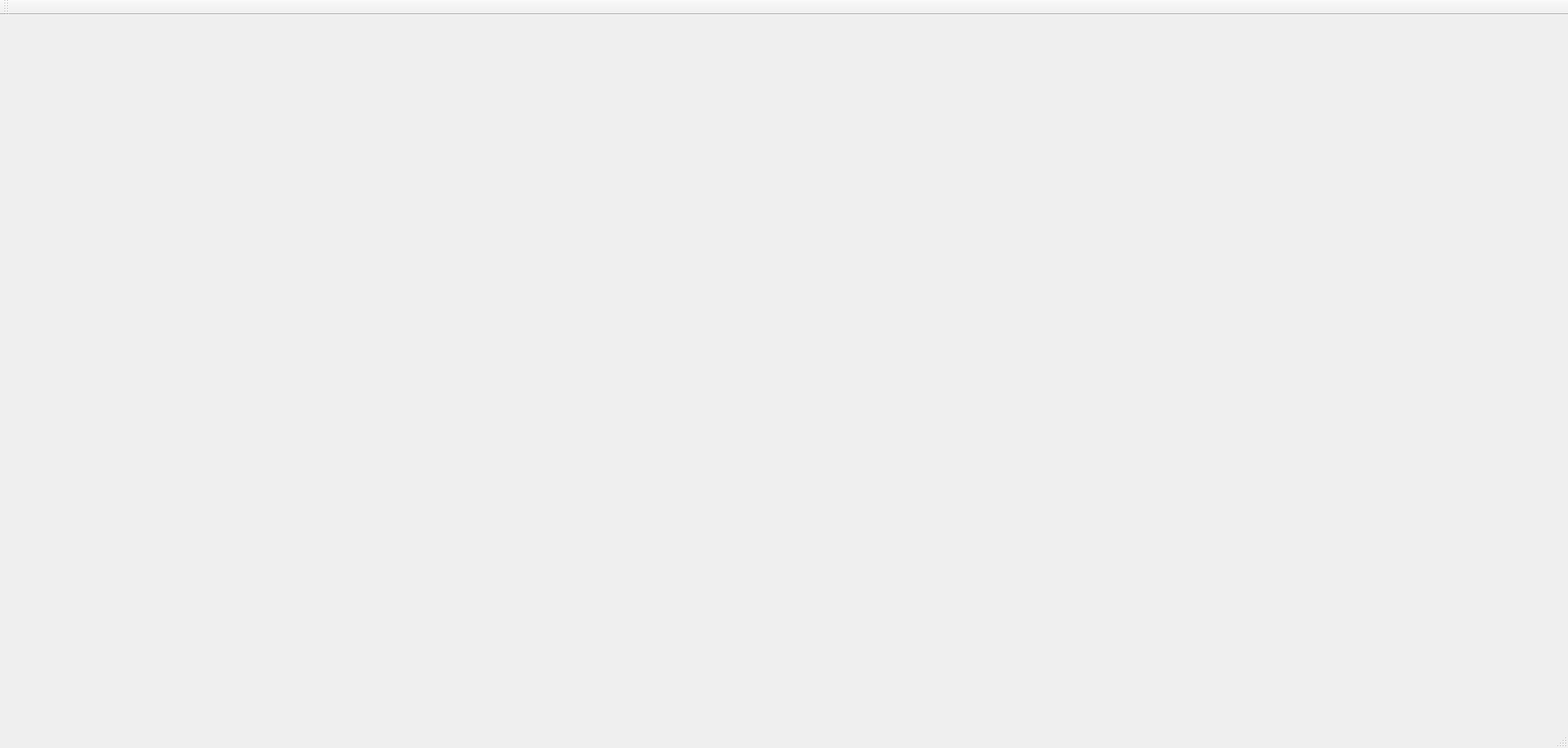
<?xml version="1.0" encoding="UTF-8"?>
<ui version="4.0">
 <class>MainWindow</class>
 <widget class="QMainWindow" name="MainWindow">
  <property name="geometry">
   <rect>
    <x>0</x>
    <y>0</y>
    <width>1769</width>
    <height>844</height>
   </rect>
  </property>
  <property name="windowTitle">
   <string>MainWindow</string>
  </property>
  <property name="iconSize">
   <size>
    <width>1769</width>
    <height>884</height>
   </size>
  </property>
  <widget class="QWidget" name="centralWidget">
   <layout class="QHBoxLayout" name="horizontalLayout">
    <item>
     <layout class="QGridLayout" name="layout"/>
    </item>
   </layout>
  </widget>
  <widget class="QMenuBar" name="menuBar">
   <property name="geometry">
    <rect>
     <x>0</x>
     <y>0</y>
     <width>1769</width>
     <height>21</height>
    </rect>
   </property>
  </widget>
  <widget class="QToolBar" name="mainToolBar">
   <attribute name="toolBarArea">
    <enum>TopToolBarArea</enum>
   </attribute>
   <attribute name="toolBarBreak">
    <bool>false</bool>
   </attribute>
  </widget>
  <widget class="QStatusBar" name="statusBar"/>
 </widget>
 <layoutdefault spacing="6" margin="11"/>
 <resources/>
 <connections/>
</ui>
